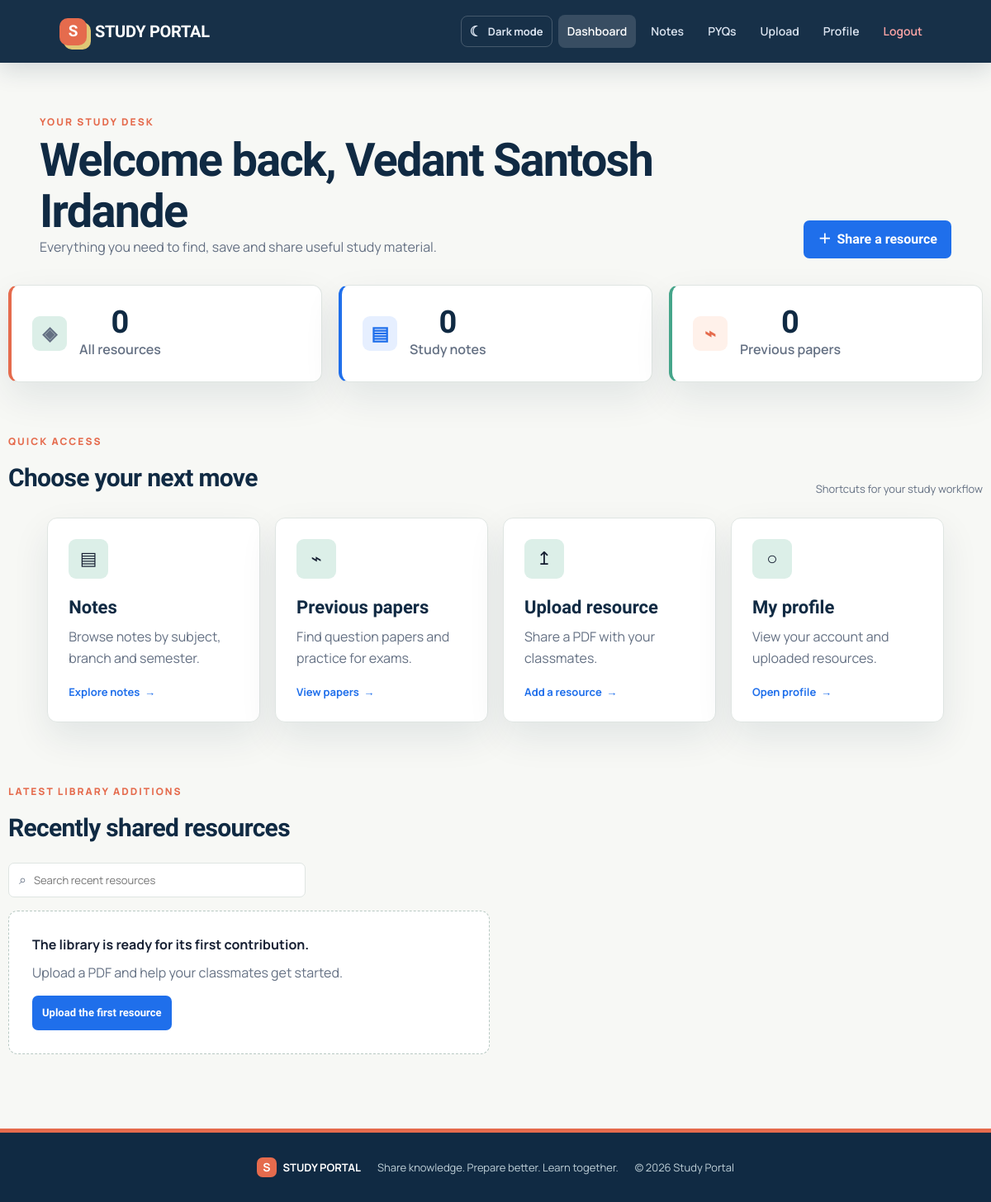
The app's page /dashboard (signed in), older data.
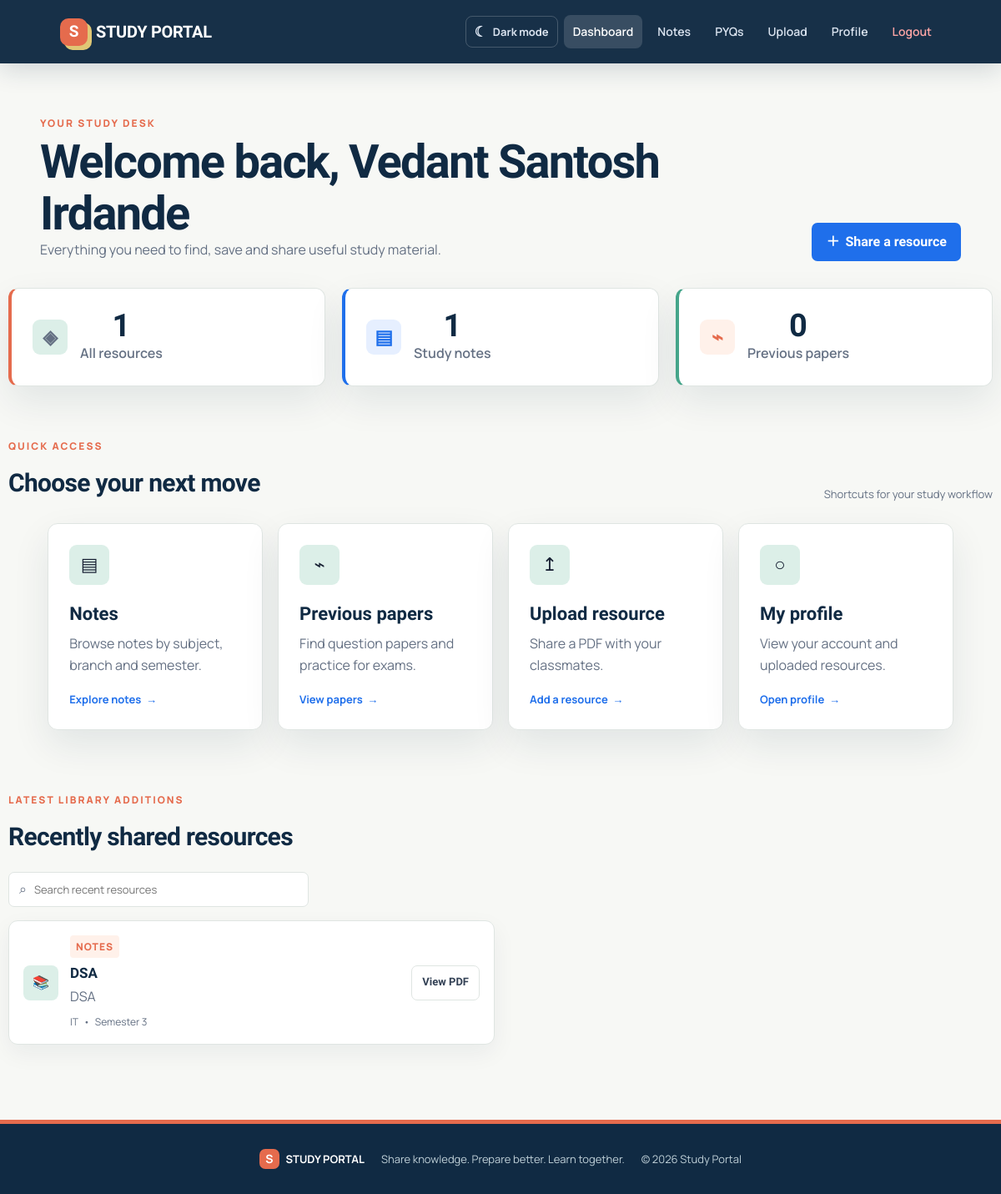
The same page, newer data.
### tables this page shows
CREATE TABLE resources (

    id INTEGER PRIMARY KEY AUTOINCREMENT,

    title TEXT NOT NULL,

    subject TEXT NOT NULL,

    branch TEXT NOT NULL,

    semester INTEGER NOT NULL,

    resource_type TEXT NOT NULL,

    filename TEXT NOT NULL,

    uploaded_by INTEGER,

    uploaded_at TIMESTAMP DEFAULT CURRENT_TIMESTAMP,

    FOREIGN KEY(uploaded_by) REFERENCES users(id)

);

### app.py (the view)
@app.route("/dashboard")
@login_required
def dashboard():
    connection = db()
    row = connection.execute("""
        SELECT
            COUNT(*) AS total_resources,
            SUM(CASE WHEN resource_type='Notes' THEN 1 ELSE 0 END) AS total_notes,
            SUM(CASE WHEN resource_type='PYQ' THEN 1 ELSE 0 END) AS total_pyqs
        FROM resources
    """).fetchone()
    recent_resources = connection.execute("""
        SELECT id, title, subject, branch, semester, resource_type, filename, uploaded_at
        FROM resources
        ORDER BY id DESC
        LIMIT 6
    """).fetchall()
    return render_template(
        "dashboard.html",
        stats=row,
        recent_resources=recent_resources,
        name=session["user_name"],
    )

### app.py (called while the page is built)
def get_db():
    conn = sqlite3.connect(app.config["DATABASE"])
    conn.row_factory = sqlite3.Row
    conn.execute("PRAGMA foreign_keys = ON")
    return conn

@app.teardown_appcontext
def teardown_db(_exception=None):
    close_db()

def db():
    from flask import g
    if "_database" not in g:
        g._database = get_db()
    return g._database

@app.before_request
def protect_post_requests():
    if request.method == "POST":
        token = request.form.get("csrf_token", "")
        if not token or not secrets.compare_digest(token, session.get("csrf_token", "")):
            abort(400, description="Invalid or missing security token. Please refresh the page and try again.")

def login_required(view):
    @wraps(view)
    def wrapped(*args, **kwargs):
        if "user_id" not in session:
            flash("Please log in to continue.", "error")
            return redirect(url_for("login"))
        return view(*args, **kwargs)
    return wrapped

### templates/dashboard.html (shortened to what this page needs)
{% extends "base.html" %}
{% block content %}
<div class="dashboard-page" data-dashboard>
<section class="dashboard-head page-head">
  <div>
    <span class="eyebrow">YOUR STUDY DESK</span>
    <h1>Welcome back, {{ name }}</h1>
    <p>Everything you need to find, save and share useful study material.</p>
  </div>
  <a class="btn primary" href="{{ url_for('upload') }}"><span aria-hidden="true">＋</span> Share a resource</a>
</section>
<section class="dashboard-stats stats-grid">
  <div class="stat-card"><span class="stat-icon" aria-hidden="true">◈</span><div><strong>{{ stats.total_resources or 0 }}</strong><span>All resources</span></div></div>
  <div class="stat-card"><span class="stat-icon" aria-hidden="true">▤</span><div><strong>{{ stats.total_notes or 0 }}</strong><span>Study notes</span></div></div>
  <div class="stat-card"><span class="stat-icon" aria-hidden="true">⌁</span><div><strong>{{ stats.total_pyqs or 0 }}</strong><span>Previous papers</span></div></div>
</section>
<section class="dashboard-section">
  <div class="section-heading"><div><span class="eyebrow">QUICK ACCESS</span><h2>Choose your next move</h2></div><span class="section-note">Shortcuts for your study workflow</span></div>
  <div class="card-grid">
  <a class="action-card" href="{{ url_for('notes') }}"><span aria-hidden="true">▤</span><h2>Notes</h2><p>Browse notes by subject, branch and semester.</p><strong class="action-link">Explore notes <span aria-hidden="true">→</span></strong></a>
  <a class="action-card" href="{{ url_for('pyq') }}"><span aria-hidden="true">⌁</span><h2>Previous papers</h2><p>Find question papers and practice for exams.</p><strong class="action-link">View papers <span aria-hidden="true">→</span></strong></a>
  <a class="action-card" href="{{ url_for('upload') }}"><span aria-hidden="true">↥</span><h2>Upload resource</h2><p>Share a PDF with your classmates.</p><strong class="action-link">Add a resource <span aria-hidden="true">→</span></strong></a>
  <a class="action-card" href="{{ url_for('profile') }}"><span aria-hidden="true">○</span><h2>My profile</h2><p>View your account and uploaded resources.</p><strong class="action-link">Open profile <span aria-hidden="true">→</span></strong></a>
  </div>
</section>
<section class="dashboard-section recent-section">
  <div class="section-heading"><div><span class="eyebrow">LATEST LIBRARY ADDITIONS</span><h2>Recently shared resources</h2></div></div>
  <div class="library-tools">
    <label class="library-search"><span aria-hidden="true">⌕</span><input type="search" placeholder="Search recent resources" aria-label="Search recent resources" data-resource-search></label>
  </div>
  <div class="recent-grid" data-resource-list>
    {% for item in recent_resources %}
    <article class="recent-card" data-resource-card><div class="recent-icon">{{ '📚' if item.resource_type == 'Notes' else '📄' }}</div><div class="recent-content"><span class="tag">{{ item.resource_type }}</span><h3>{{ item.title }}</h3><p>{{ item.subject }}</p><div class="recent-meta"><span>{{ item.branch }}</span><span>Semester {{ item.semester }}</span></div></div><a class="btn small ghost" target="_blank" rel="noopener" href="{{ url_for('download_resource', resource_id=item.id) }}">View PDF</a></article>
    {% else %}
    <div class="dashboard-empty"><strong>The library is ready for its first contribution.</strong><span>Upload a PDF and help your classmates get started.</span><a class="btn primary small" href="{{ url_for('upload') }}">Upload the first resource</a></div>
    {% endfor %}
  </div>
</section>
</div>
{% endblock %}

Row changes from the older to the newer data that the page shows:
added resources: resource_type "📚", resource_type "NOTES", title "DSA", subject "DSA", branch "IT", semester "3"
Text that changed along with them:
{{ stats.total_resources or 0 }}: "0" → "1"
{{ stats.total_notes or 0 }}: "0" → "1"
text no longer shown: "The library is ready for its first contribution. Upload a PDF and help your classmates get started. Upload the first resource"
